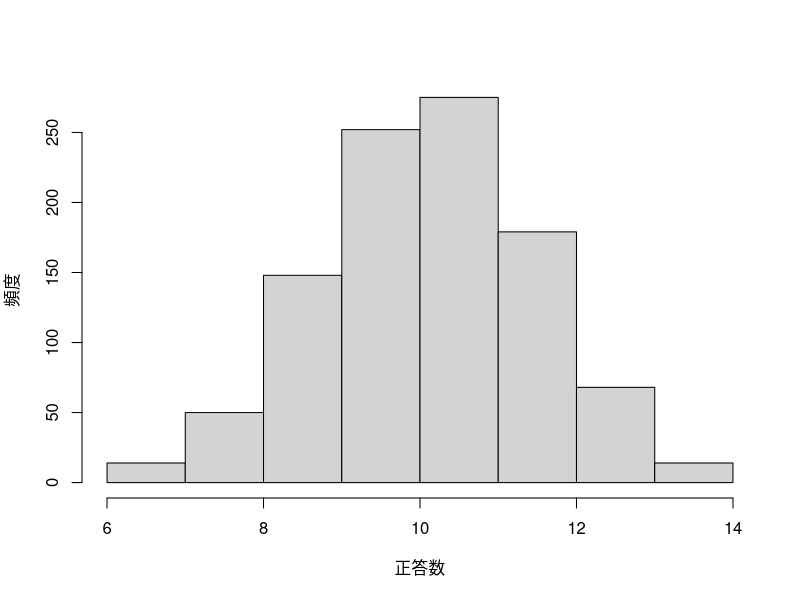

Generate this figure with R:
## ---- chunk 1
# パラメータ設定
set.seed(123)
item_n <- 15 # 問題数
n_simulations <- 1000 # テストの受験回数
theta <- 0 # 学力（真の能力）
a_para <- rep(0.9, item_n) # 識別力（全項目で固定）
b_para <- seq(-3, 1, length.out = item_n) # 難易度（均等に分布）

# 2PLモデルの確率計算
prob_2pl <- function(theta, a, b) {
  1 / (1 + exp(-1.7 * a * (theta - b)))
}

# スコアシミュレーション
resp <- t(sapply(1:n_simulations, function(x) {
  # 各項目の正答確率
  prob <- prob_2pl(theta, a_para, b_para)
  # 正誤データの生成
  resp <- rbinom(item_n, size = 1, prob = prob)
}))

score <- apply(resp, 1, sum)

hist(score, main = "", xlab = "正答数", ylab = "頻度")
## ---- chunk 2
c(
  lower = mean(score) - 2 * sd(score),
  upper = mean(score) + 2 * sd(score)
)
